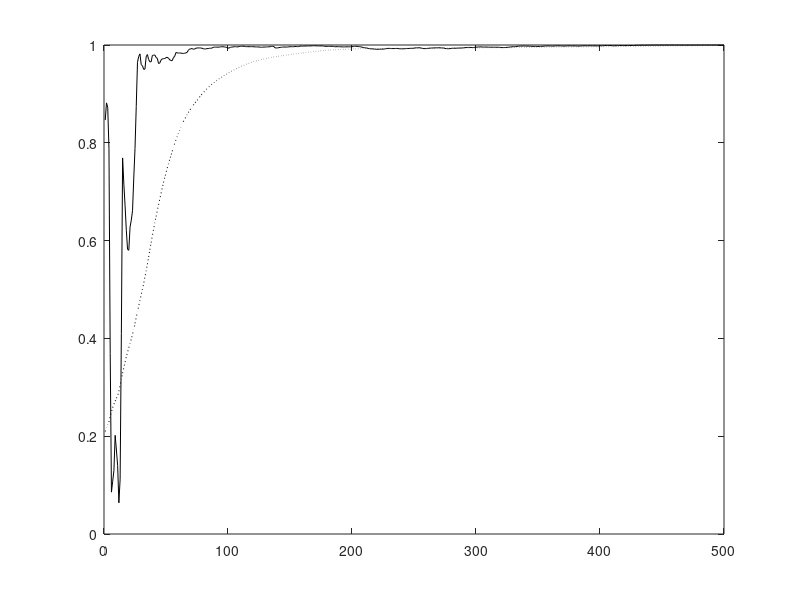

Write MATLAB code to recreate this figure. (Note: this script raises an error after producing the figure.)
% This code is written to support the experiments in the book titled:
% Adaptive Machine Learning Algorithms with Python
% by
% Chanchal Chatterjee
% December 2021
% Speedup of the Adaptive EVD Algorithm 
% Gradient Descent and Conjugate Direction Method on the Unconstrained Objective Function

function evdY;

clear all; close all; 

eta0 = 400;

% Number of samples N and dimension D
nSamples = 500;
nDim = 10;
nEA = 4;
nEpochs = 1;
randn('state',0);

% Generate the covX random matrices
if 0
covX = ...
[ 0.0910   0.0380  -0.0530  -0.0050   0.0100  -0.1360   0.1550   0.0300   0.0020   0.0320 ; ...
  0.0380   0.3730   0.0180  -0.0280  -0.0110  -0.3670   0.1540  -0.0570  -0.0310  -0.0650 ; ...
 -0.0530   0.0180   1.4300   0.0170   0.0550  -0.4500  -0.0380  -0.2980  -0.0410  -0.0300 ; ...
 -0.0050  -0.0280   0.0170   0.0840  -0.0050   0.0160   0.0420  -0.0220   0.0010   0.0050 ; ...
  0.0100  -0.0110   0.0550  -0.0050   0.0710   0.0880   0.0580  -0.0690  -0.0080   0.0030 ; ...
 -0.1360  -0.3670  -0.4500   0.0160   0.0880   5.7200  -0.5440  -0.2480   0.0050   0.0950 ; ...
  0.1550   0.1540  -0.0380   0.0420   0.0580  -0.5440   2.7500  -0.3430  -0.0110  -0.1200 ; ...
  0.0300  -0.0570  -0.2980  -0.0220  -0.0690  -0.2480  -0.3430   1.4500   0.0780   0.0280 ; ...
  0.0020  -0.0310  -0.0410   0.0010  -0.0080   0.0050  -0.0110   0.0780   0.0670   0.0150 ; ...
  0.0320  -0.0650  -0.0300   0.0050   0.0030   0.0950  -0.1200   0.0280   0.0150   0.3410 ];

covX = ...
[ 0.4270   0.0110  -0.0050  -0.0250   0.0890  -0.0790  -0.0190   0.0740   0.0890   0.0050 ; ...
  0.0110   5.6900  -0.0690  -0.2820  -0.7310   0.0900  -0.1240   0.1000   0.4320  -0.1030 ; ...
 -0.0050  -0.0690   0.0800   0.0980   0.0450  -0.0410   0.0230   0.0220  -0.0350   0.0120 ; ...
 -0.0250  -0.2820   0.0980   2.8000  -0.1070   0.1500  -0.1930   0.0950  -0.2260   0.0460 ; ...
  0.0890  -0.7310   0.0450  -0.1070   3.4400   0.2530   0.2510   0.3160   0.0390  -0.0100 ; ...
 -0.0790   0.0900  -0.0410   0.1500   0.2530   2.2700  -0.1800   0.2950  -0.0390  -0.1130 ; ...
 -0.0190  -0.1240   0.0230  -0.1930   0.2510  -0.1800   0.3270   0.0270   0.0260  -0.0160 ; ...
  0.0740   0.1000   0.0220   0.0950   0.3160   0.2950   0.0270   0.7270  -0.0960  -0.0170 ; ...
  0.0890   0.4320  -0.0350  -0.2260   0.0390  -0.0390   0.0260  -0.0960   0.7150  -0.0090 ; ...
  0.0050  -0.1030   0.0120   0.0460  -0.0100  -0.1130  -0.0160  -0.0170  -0.0090   0.0650 ];

covX = ...
[ 0.3350   0.0260  -0.0510  -0.0120   0.0790   0.0170   0.0290   0.0080   0.0770  -0.0300 ; ...
  0.0260   0.0910   0.0110  -0.0100   0.0060  -0.0140  -0.0020  -0.0230   0.0110   0.0350 ; ...
 -0.0510   0.0110   0.0780   0.0000   0.0160   0.0030   0.0300  -0.0350  -0.0030  -0.0490 ; ...
 -0.0120  -0.0100   0.0000   0.0820  -0.0030  -0.0260  -0.0250  -0.0290  -0.0150   0.0250 ; ...
  0.0790   0.0060   0.0160  -0.0030   0.7970   0.1940  -0.0370  -0.0230   0.0590  -0.1450 ; ...
  0.0170  -0.0140   0.0030  -0.0260   0.1940   1.5000   0.0140  -0.1040   0.1140  -0.2290 ; ...
  0.0290  -0.0020   0.0300  -0.0250  -0.0370   0.0140   0.2770  -0.0300  -0.0770  -0.0510 ; ...
  0.0080  -0.0230  -0.0350  -0.0290  -0.0230  -0.1040  -0.0300   0.3170   0.0220   0.0100 ; ...
  0.0770   0.0110  -0.0030  -0.0150   0.0590   0.1140  -0.0770   0.0220   0.5380   0.0340 ; ...
 -0.0300   0.0350  -0.0490   0.0250  -0.1450  -0.2290  -0.0510   0.0100   0.0340   0.6680 ];

covX = ...
[ 0.0840  -0.0120   0.0010   0.0150  -0.0040   0.0240  -0.0110   0.0270   0.0730  -0.0120 ; ...
 -0.0120   0.7930   0.0000   0.1970   0.0310  -0.0260   0.0500   0.0790   0.1450  -0.0270 ; ...
  0.0010   0.0000   0.0660  -0.0230   0.0110  -0.0170   0.0390  -0.0020   0.0170  -0.0040 ; ...
  0.0150   0.1970  -0.0230   0.7280  -0.0030  -0.0150   0.1210   0.0900   0.0800   0.0410 ; ...
 -0.0040   0.0310   0.0110  -0.0030   0.0800  -0.0010  -0.0070   0.0230  -0.0140  -0.0230 ; ...
  0.0240  -0.0260  -0.0170  -0.0150  -0.0010   0.3360  -0.1470  -0.0370   0.3020  -0.0520 ; ...
 -0.0110   0.0500   0.0390   0.1210  -0.0070  -0.1470   1.4500  -0.1320  -0.2300  -0.1370 ; ... 
  0.0270   0.0790  -0.0020   0.0900   0.0230  -0.0370  -0.1320   0.3200   0.2380   0.0170 ; ...
  0.0730   0.1450   0.0170   0.0800  -0.0140   0.3020  -0.2300   0.2380   2.9300  -0.0570 ; ...
 -0.0120  -0.0270  -0.0040   0.0410  -0.0230  -0.0520  -0.1370   0.0170  -0.0570   0.3040 ];

covX = ...
[ 0.0900   0.0010  -0.0080  -0.1910  -0.0070   0.0410  -0.0300  -0.0580   0.0220   0.0320 ; ...
  0.0010   0.0920  -0.0110   0.0080  -0.0140  -0.0020   0.0120  -0.0100  -0.0210  -0.0020 ; ...
 -0.0080  -0.0110   0.0820   0.0820   0.0140  -0.0200  -0.0580   0.1050   0.0040   0.0230 ; ...
 -0.1910   0.0080   0.0820   5.6800  -0.0960  -0.0150   0.6460   0.2190  -0.2380   0.2180 ; ...
 -0.0070  -0.0140   0.0140  -0.0960   0.0760  -0.0350  -0.0400  -0.0230   0.0270  -0.0140 ; ...
  0.0410  -0.0020  -0.0200  -0.0150  -0.0350   0.4580   0.1380  -0.2510   0.0120   0.0390 ; ...
 -0.0300   0.0120  -0.0580   0.6460  -0.0400   0.1380   1.8200  -0.1830  -0.0020   0.1170 ; ...
 -0.0580  -0.0100   0.1050   0.2190  -0.0230  -0.2510  -0.1830   4.0700  -0.4640   0.1470 ; ...
  0.0220  -0.0210   0.0040  -0.2380   0.0270   0.0120  -0.0020  -0.4640   0.2630   0.0540 ; ...
  0.0320  -0.0020   0.0230   0.2180  -0.0140   0.0390   0.1170   0.1470   0.0540   0.3870 ];

covX = 20*[0.091 0.038 -.053 -.005 0.010; ...
           0.038 0.373 0.018 -.028 -.011; ...
           -.053 0.018 1.430 0.017 0.055; ...
           -.005 -.028 0.017 0.084 -.005; ...
           0.010 -.011 0.055 -.005 0.071];
end

covX = 2*...
[ 0.0910   0.0380  -0.0530  -0.0050   0.0100  -0.1360   0.1550   0.0300   0.0020   0.0320 ; ...
  0.0380   0.3730   0.0180  -0.0280  -0.0110  -0.3670   0.1540  -0.0570  -0.0310  -0.0650 ; ...
 -0.0530   0.0180   1.4300   0.0170   0.0550  -0.4500  -0.0380  -0.2980  -0.0410  -0.0300 ; ...
 -0.0050  -0.0280   0.0170   0.0840  -0.0050   0.0160   0.0420  -0.0220   0.0010   0.0050 ; ...
  0.0100  -0.0110   0.0550  -0.0050   0.0710   0.0880   0.0580  -0.0690  -0.0080   0.0030 ; ...
 -0.1360  -0.3670  -0.4500   0.0160   0.0880   5.7200  -0.5440  -0.2480   0.0050   0.0950 ; ...
  0.1550   0.1540  -0.0380   0.0420   0.0580  -0.5440   2.7500  -0.3430  -0.0110  -0.1200 ; ...
  0.0300  -0.0570  -0.2980  -0.0220  -0.0690  -0.2480  -0.3430   1.4500   0.0780   0.0280 ; ...
  0.0020  -0.0310  -0.0410   0.0010  -0.0080   0.0050  -0.0110   0.0780   0.0670   0.0150 ; ...
  0.0320  -0.0650  -0.0300   0.0050   0.0030   0.0950  -0.1200   0.0280   0.0150   0.3410 ];
    
% Compute data
[V1,D1] = eig(covX);
[d,in] = sort(diag(D1));
V = zeros(nDim,nDim);
D = zeros(nDim,nDim);
for i = 1 : nDim
   V(:,i) = V1(:,in(nDim+1-i));
   D(i,i) = D1(in(nDim+1-i),in(nDim+1-i));
end
x(1:nDim,1:nSamples) = V*sqrt(D)*randn(nDim,nSamples);

% Compute Corrl matrix and eigen vectors
corX = zeros(nDim,nDim);
for i = 1 : nSamples
   corX = corX + x(:,i)*x(:,i)'/nSamples;
end
[V1,D1] = eig(corX);
[d,in] = sort(diag(D1));
V = zeros(nDim,nDim);
D = zeros(nDim,nDim);
for i = 1 : nDim
   V(:,i) = V1(:,in(nDim+1-i));
   D(i,i) = D1(in(nDim+1-i),in(nDim+1-i));
end
corX
V
diag(D)'

% Adaptive algorithm
A = zeros(nDim,nDim);
W1 = 0.1 * ones(nDim,nEA);
W2 = 0.1 * ones(nDim,nEA);
I  = eye(nDim,nDim);
for epoch = 1 : nEpochs
   for iter = 1 : nSamples
      
      Ak = x(:,iter) * x(:,iter)';
      A = A + (1.0/(nSamples*(epoch-1) + iter))*(Ak - A);
      etat = 1.0/(eta0 + nSamples*(epoch-1) + iter);
      
      % Gradient Descent - Xu
      G = -2*A*W1 + A*W1*triu(W1'*W1) + W1*triu(W1'*A*W1);
      W1 = W1 - etat*G;
      
      % Initialize D
      G = -2*A*W2 + A*W2*triu(W2'*W2) + W2*triu(W2'*A*W2);
      if (iter == 1)
      	D = -G;   
      end
      
      % Update W
      for i = 1 : nEA
         g = G(:,i);
         w = W2(:,i);
         d = D(:,i);
         M = zeros(nDim,nDim);
         for k = 1 : i-1
            M = M + (A*W2(:,k)*W2(:,k)' + W2(:,k)*W2(:,k)'*A);
         end
         F = - 2*A + 2*A*w*w' + 2*w*w'*A + A*(w'*w) + (w'*A*w)*I  +  M;
         
         a0 = g'*d;
      	a1 = d'*F*d;
      	a2 = 3*((w'*A*d)*(d'*d) + (d'*A*d)*(w'*d));
      	a3 = 2*(d'*A*d)*(d'*d);
      	c = [a3 a2 a1 a0];
         rts = roots(c);
         
         cnt = 1; clear rs; clear r; clear J;
         for k = 1 : 3
            if isreal(rts(k))
               rs(cnt) = rts(k);
            	r = w + rts(k)*d;
               J(cnt) = -2*r'*A*r + r'*A*r*r'*r + r'*M*r;
               cnt = cnt + 1;
            end
         end
         [yy, iyy] = min(J);
         alpha = rs(iyy);
         
         %alpha = min(abs(rts));
         w = w + alpha * d;
		  	W2(:,i) = w;
      end
      
      % Update d
      G = -2*A*W2 + A*W2*triu(W2'*W2) + W2*triu(W2'*A*W2);
      for i = 1 : nEA
         g = G(:,i);
         w = W2(:,i);
         d = D(:,i);
         M = zeros(nDim,nDim);
         for k = 1 : i-1
            M = M + (A*W2(:,k)*W2(:,k)' + W2(:,k)*W2(:,k)'*A);
         end
         F = - 2*A + 2*A*w*w' + 2*w*w'*A + A*(w'*w) + (w'*A*w)*I  +  M;
         beta = (g'*F*d) / (d'*F*d);
         d = -g + 1*beta*d;   
         D(:,i) = d;
      end
      
      % Compute direction cosine
      for i = 1 : nEA      
      	u1 = W1(:,i)/norm(W1(:,i));
      	u2 = W2(:,i)/norm(W2(:,i));
      	cos_t1(i,iter) = abs(u1'*V(:,i));
         cos_t2(i,iter) = abs(u2'*V(:,i));
      end
      ind(iter) = iter;
   end
end

% Plot the convergence results
figure(1);
plot(ind,cos_t1(1,:),'k:'); hold on;
plot(ind,cos_t2(1,:),'k-'); hold on;
legend('Gradient Descent','Conjugate Direction',0);
xlabel('Number of Samples');
ylabel('Direction Cosine - Component 1');
hold off;

% Plot the convergence results
figure(2);
plot(ind,cos_t1(2,:),'k:'); hold on;
plot(ind,cos_t2(2,:),'k-'); hold on;
legend('Gradient Descent','Conjugate Direction',0);
xlabel('Number of Samples');
ylabel('Direction Cosine - Component 2');
hold off;

% Plot the convergence results
figure(3);
plot(ind,cos_t1(3,:),'k:'); hold on;
plot(ind,cos_t2(3,:),'k-'); hold on;
legend('Gradient Descent','Conjugate Direction',0);
xlabel('Number of Samples');
ylabel('Direction Cosine - Component 3');
hold off;

% Plot the convergence results
figure(4);
plot(ind,cos_t1(4,:),'k:'); hold on;
plot(ind,cos_t2(4,:),'k-'); hold on;
legend('Gradient Descent','Conjugate Direction',0);
xlabel('Number of Samples');
ylabel('Direction Cosine - Component 4');
hold off;

%keyboard




  